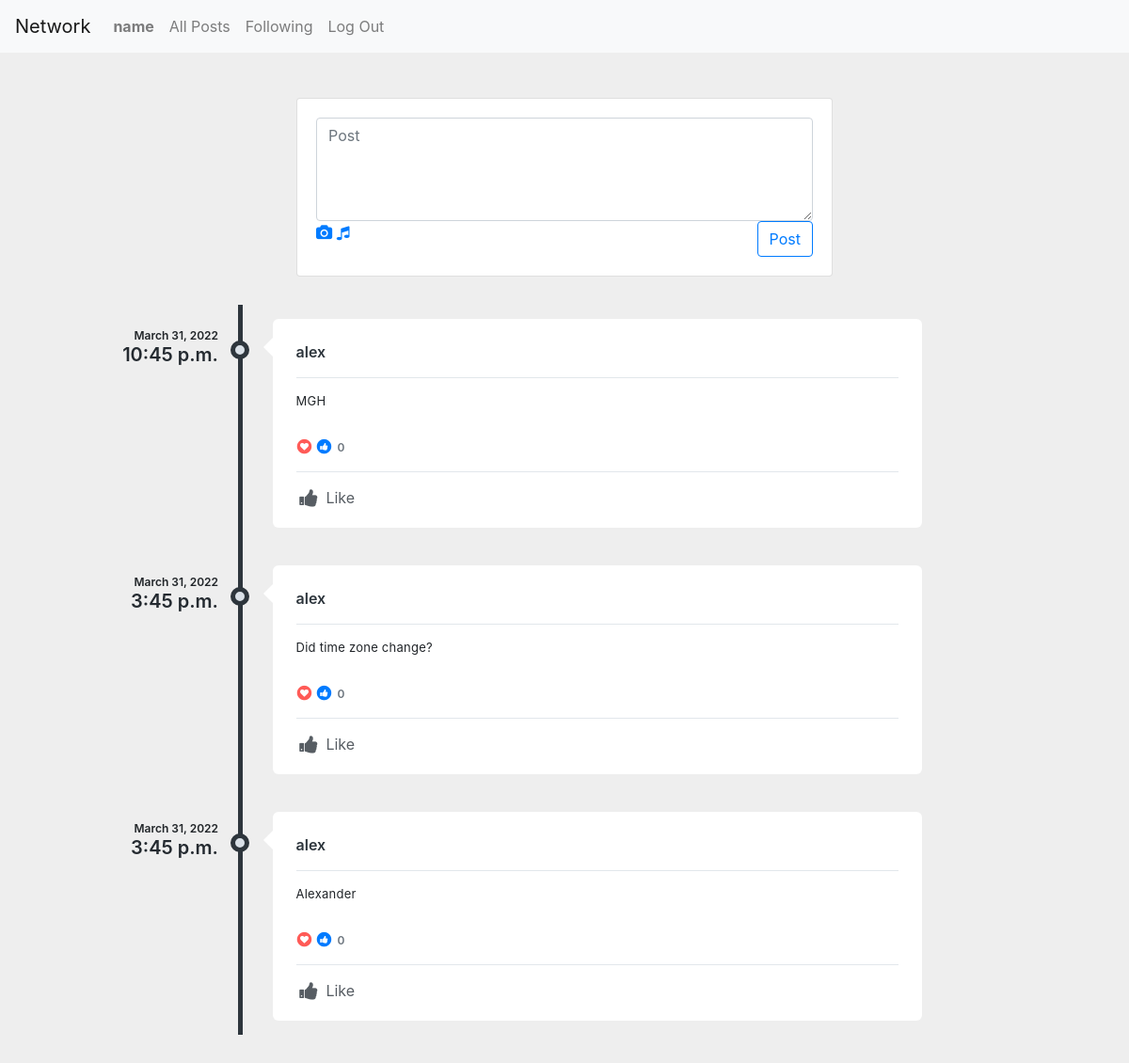
Screenshot of / (signed in) with the database file from the repository.
### network/models.py (models this page shows, shortened)
class User(AbstractUser):
    pass

class Posts(models.Model):
    person = models.ForeignKey(User, on_delete=models.CASCADE)
    post = models.CharField(max_length=280)
    timestamp = models.DateTimeField(auto_now_add=True)
    likes = models.ManyToManyField(User, related_name= 'likes')
    def likes_as_flat_user_id_list(self):
        return self.likes.values_list('id', flat=True)

### network/views.py (the view)
# urls.py: path("", views.index, name="index"),
def index(request):
    get = Posts.objects.all().order_by('-id')
    paginator = Paginator(get, 10)
    page_number = request.GET.get('page')
    page_obj = paginator.get_page(page_number)
    return render(request, "network/index.html", {"page_obj": page_obj})

### network/templates/network/index.html (shortened to what this page needs)
{% extends "network/layout.html" %}
{% load static %}
{% block body %}
 <div class="col-lg-7 col-xl-6 mx-auto mt-5">
                <div class="card card-white grid-margin">
                    <div class="card-body">
                        <div class="post">
                            <form action="{% url 'posts' %}" method="post">
                            <textarea id ="text" name="text" class="form-control" placeholder="Post" rows="4"></textarea>
                            <div class="post-options">
                                <a href="#"><i class="fa fa-camera"></i></a>
                                <a href="#"><i class="fa fa-music"></i></a>
                                <button class="btn btn-outline-primary float-right">Post</button>
                            </div>
                            </form>
                        </div>
                    </div>
                </div>
   </div>
               <div class="profile-content">
               <div class="tab-content p-0">
                  <div class="tab-pane fade active show" id="profile-post">
                     <ul class="timeline">
                         {% for post in page_obj %}
                        <li>
                           <div class="timeline-time">
                              <span class="date">{{post.timestamp.date}}</span>
                              <span class="time">{{post.timestamp.time}}</span>
                           </div>
                           <div class="timeline-icon">
                              <a href="javascript:;">&nbsp;</a>
                           </div>
                           <div class="timeline-body">
                              <div class="timeline-header">
                                 <span class="username"><a href="{% url 'username' post.person %}">{{post.person}}</a> <small></small></span>
                              </div>
                              <div class="timeline-content">
                                 <p data-id= "{{post.pk}}">
                                   {{post.post}}
                                 </p>
                              </div>
                              <div class="timeline-likes">
                                 <div class="stats">
                                    <span class="fa-stack fa-fw stats-icon">
                                    <i class="fa fa-circle fa-stack-2x text-danger"></i>
                                    <i class="fa fa-heart fa-stack-1x fa-inverse t-plus-1"></i>
                                    </span>
                                    <span class="fa-stack fa-fw stats-icon">
                                    <i class="fa fa-circle fa-stack-2x text-primary"></i>
                                    <i class="fa fa-thumbs-up fa-stack-1x fa-inverse"></i>
                                    </span>
                                    <span data-id= "{{post.pk}}6" class="stats-total">{{post.likes.count }} </span>
                                 </div>
                              </div>
                              <div class="timeline-footer">
                                 {% if request.user.id in post.likes_as_flat_user_id_list %}
                                 <a href="javascript:;" onclick="updatelike('{{post.pk}}')" data-id="{{post.pk}}7" class="alreadyliked m-r-15 text-inverse-lighter"><i class="fa fa-thumbs-up fa-fw fa-lg m-r-3"></i> Like</a>
                                 {% else %}
                                 <a href="javascript:;" onclick="updatelike('{{post.pk}}')" data-id="{{post.pk}}7" class="m-r-15 text-inverse-lighter"><i class="fa fa-thumbs-up fa-fw fa-lg m-r-3"></i> Like</a>
                                 {% endif %}
                              </div>
                           </div>
                           </li>
                           {% endfor%}
                        </ul>
{% endblock %}

### network/templates/network/layout.html (shortened to what this page needs)
{% load static %}
<!DOCTYPE html>
<html lang="en">
    <head>
<link rel="stylesheet" href="https://cdn.jsdelivr.net/npm/bootstrap@4.0.0/dist/css/bootstrap.min.css">
        <link href="{% static 'network/styles.css' %}" rel="stylesheet">
        <link rel="stylesheet" href="https://cdnjs.cloudflare.com/ajax/libs/font-awesome/4.7.0/css/font-awesome.min.css">
    </head>
    <body>
        <nav class="navbar navbar-expand-lg navbar-light bg-light">
            <a class="navbar-brand" href="#">Network</a>
          <div class="collapse navbar-collapse" id="navbarNavAltMarkup">
            <div>
              <ul class="navbar-nav mr-auto">
                {% if user.is_authenticated %}
                    <li class="nav-item">
                        <a class="nav-link" href="{% url 'username' user.username %}"><strong>{{ user.username }}</strong></a>
                    </li>
                {% endif %}
                <li class="nav-item">
                  <a class="nav-link" href="{% url 'index' %}">All Posts</a>
                </li>
                {% if user.is_authenticated %}
                    <li class="nav-item">
                        <a class="nav-link" href="{% url 'following' user.id %}">Following</a>
                    </li>
                    <li class="nav-item">
                        <a class="nav-link" href="{% url 'logout' %}">Log Out</a>
                    </li>
                {% endif %}
              </ul>
            </div>
            </div>
          </nav>
        <div class="body">
            {% block body %}
            {% endblock %}
        </div>
    </body>
</html>

### network/static/network/styles.css (style rules this page uses)
body { background:#eee; }
.b-minus-1, .b-minus-10, .b-minus-2, .b-minus-3, .b-minus-4, .b-minus-5, .b-minus-6, .b-minus-7, .b-minus-8, .b-minus-9, .b-plus-1, .b-plus-10, .b-plus-2, .b-plus-3, .b-plus-4, .b-plus-5, .b-plus-6, .b-plus-7, .b-plus-8, .b-plus-9, .l-minus-1, .l-minus-2, .l-minus-3, .l-minus-4, .l-minus-5, .l-minus-6, .l-minus-7, .l-minus-8, .l-minus-9, .l-plus-1, .l-plus-10, .l-plus-2, .l-plus-3, .l-plus-4, .l-plus-5, .l-plus-6, .l-plus-7, .l-plus-8, .l-plus-9, .r-minus-1, .r-minus-10, .r-minus-2, .r-minus-3, .r-minus-4, .r-minus-5, .r-minus-6, .r-minus-7, .r-minus-8, .r-minus-9, .r-plus-1, .r-plus-10, .r-plus-2, .r-plus-3, .r-plus-4, .r-plus-5, .r-plus-6, .r-plus-7, .r-plus-8, .r-plus-9, .t-minus-1, .t-minus-10, .t-minus-2, .t-minus-3, .t-minus-4, .t-minus-5, .t-minus-6, .t-minus-7, .t-minus-8, .t-minus-9, .t-plus-1, .t-plus-10, .t-plus-2, .t-plus-3, .t-plus-4, .t-plus-5, .t-plus-6, .t-plus-7, .t-plus-8, .t-plus-9 { position: relative!important }
.profile-content { padding: 25px; border-radius: 4px }
.profile-content:after, .profile-content:before { content: ''; display: table; clear: both }
.profile-content .tab-content, .profile-content .tab-pane { background: 0 0 }
.timeline { list-style-type: none; margin: 0; padding: 0; position: relative }
.timeline:before { content: ''; position: absolute; top: 5px; bottom: 5px; width: 5px; background: #2d353c; left: 20%; margin-left: -2.5px }
.timeline>li { position: relative; min-height: 50px; padding: 20px 0 }
.timeline .timeline-time { position: absolute; left: 0; width: 18%; text-align: right; top: 30px }
.timeline .timeline-time .date, .timeline .timeline-time .time { display: block; font-weight: 600 }
.timeline .timeline-time .date { line-height: 16px; font-size: 12px }
.timeline .timeline-time .time { line-height: 24px; font-size: 20px; color: #242a30 }
.timeline .timeline-icon { left: 15%; position: absolute; width: 10%; text-align: center; top: 40px }
.timeline .timeline-icon a { text-decoration: none; width: 20px; height: 20px; display: inline-block; border-radius: 20px; background: #d9e0e7; line-height: 10px; color: #fff; font-size: 14px; border: 5px solid #2d353c; transition: border-color .2s linear }
.timeline .timeline-body { margin-left: 23%; margin-right: 17%; background: #fff; position: relative; padding: 20px 25px; border-radius: 6px }
.timeline .timeline-body:before { content: ''; display: block; position: absolute; border: 10px solid transparent; border-right-color: #fff; left: -20px; top: 20px }
.timeline .timeline-body>div+div { margin-top: 15px }
.timeline .timeline-body>div+div:last-child { margin-bottom: -20px; padding-bottom: 20px; border-radius: 0 0 6px 6px }
.timeline-header { padding-bottom: 10px; border-bottom: 1px solid #e2e7eb; line-height: 30px }
.timeline-header .username { font-size: 16px; font-weight: 600 }
.timeline-header .username, .timeline-header .username a { color: #2d353c }
.timeline-content { letter-spacing: .25px; line-height: 18px; font-size: 13px }
.timeline-content:after, .timeline-content:before { content: ''; display: table; clear: both }
.timeline-footer { background: #fff; border-top: 1px solid #e2e7ec; padding-top: 15px }
.timeline-footer a:not(.btn) { color: #575d63 }
.timeline-likes { color: #6d767f; font-weight: 600; font-size: 12px }
.timeline-likes .stats-total { display: inline-block; line-height: 20px }
.timeline-likes .stats-icon { float: left; margin-right: 5px; font-size: 9px }
.timeline-likes .stats-icon+.stats-icon { margin-left: -2px }
.text-danger, .text-red { color: #ff5b57!important; }

### rows the page displays
User: username "name"
Posts: timestamp "March 31, 2022", timestamp.time "10:45 p.m.", person "alex", post "MGH", likes.count "0"
Posts: timestamp "March 31, 2022", timestamp.time "3:45 p.m.", person "alex", post "Did time zone change?", likes.count "0"
Posts: timestamp "March 31, 2022", timestamp.time "3:45 p.m.", person "alex", post "Alexander", likes.count "0"
